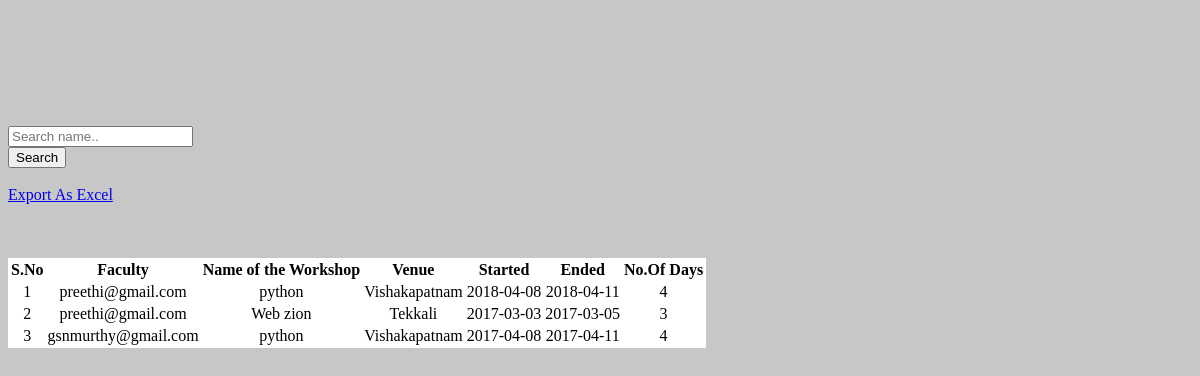
/admin_workshops.php, run on the app's committed database.
### tables this page shows
CREATE TABLE `workshops` (
  `id` int(10) UNSIGNED NOT NULL,
  `email` varchar(100) NOT NULL,
  `workshop` varchar(100) NOT NULL,
  `venue` varchar(100) NOT NULL,
  `start` date NOT NULL,
  `endd` date NOT NULL,
  `days` varchar(10) NOT NULL
);

### admin_workshops.php (the view, shortened to what this page needs)
<!DOCTYPE html PUBLIC "-//W3C//DTD XHTML 1.0 Transitional//EN" "http://www.w3.org/TR/xhtml1/DTD/xhtml1-transitional.dtd">
<html xmlns="http://www.w3.org/1999/xhtml">
<head>
<link rel="stylesheet" type="text/css" href="css/style_view.css" />
</head>
<body>
<div style="padding-top: 10%;color: white;">
        <form method="post">
            <input type="text" name="searchtxt" placeholder="Search name.." /><br>
            <div class="row center">
            	<div class="col-sm-6">
            <input type="submit" class="btn btn-primary btn-large" value="Search"/></div><br>
        </div>
        </form>
    <?php
		if(isset($_POST['searchtxt'])){
				$key=$_POST['searchtxt'];
echo '<div class="row center">
    <a href="generatecsv.php?export=workshops&key='.$key.'" class="btn btn-primary btn-large"/>Export As Excel</a>
    </div>
';
		}
		else{
echo '<div class="row center">
    <a href="generatecsv.php?export=workshops&key=all" class="btn btn-primary btn-large"/>Export As Excel</a>
    </div>
';
		}
		?>
    </div><br><br>
<br />
<table class="table table-bordered" style="background-color: white;">
        <thead>
            <tr>
            <th>S.No</th>
            <th>Faculty</th>
            <th>Name of the Workshop</th>
            <th>Venue</th>
            <th>Started</th>
            <th>Ended</th>
            <th>No.Of Days</th>
      	</tr>
        </thead>
        <?php
			 $key="";
			if($key !="")
				$sql_sel=mysql_query("SELECT * FROM workshops WHERE email like '%$key%' OR workshop like '%$key%' OR venue like '%$key%' ");
			else
		 $sql_sel=mysql_query("SELECT * FROM workshops");
			 $i=0;
			while($row=mysql_fetch_array($sql_sel)){
				$i++;
			?>
			<tr>
				<td><?php echo $i; ?></td>
				<td><?php echo $row['email'];?></td>
				<td><?php echo $row['workshop'];?></td>
				<td><?php echo $row['venue'];?></td>
				<td><?php echo $row['start'];?></td>
				<td><?php echo $row['endd'];?></td>
				<td><?php echo $row['days'];?></td>
			</tr>
<?php
}
?>
</table>
</body>
</html>

### css/style_view.css (style rules this page uses)
body { background-color: #c7c7c7; }

### admin_workshops.php (style rules this page uses)
th,td { text-align: center; }

### data on the page
workshops: email "preethi@gmail.com", workshop "python", venue "Vishakapatnam", start "2018-04-08", endd "2018-04-11", days "4"
workshops: email "preethi@gmail.com", workshop "Web zion", venue "Tekkali", start "2017-03-03", endd "2017-03-05", days "3"
workshops: email "gsnmurthy@gmail.com", workshop "python", venue "Vishakapatnam", start "2017-04-08", endd "2017-04-11", days "4"
